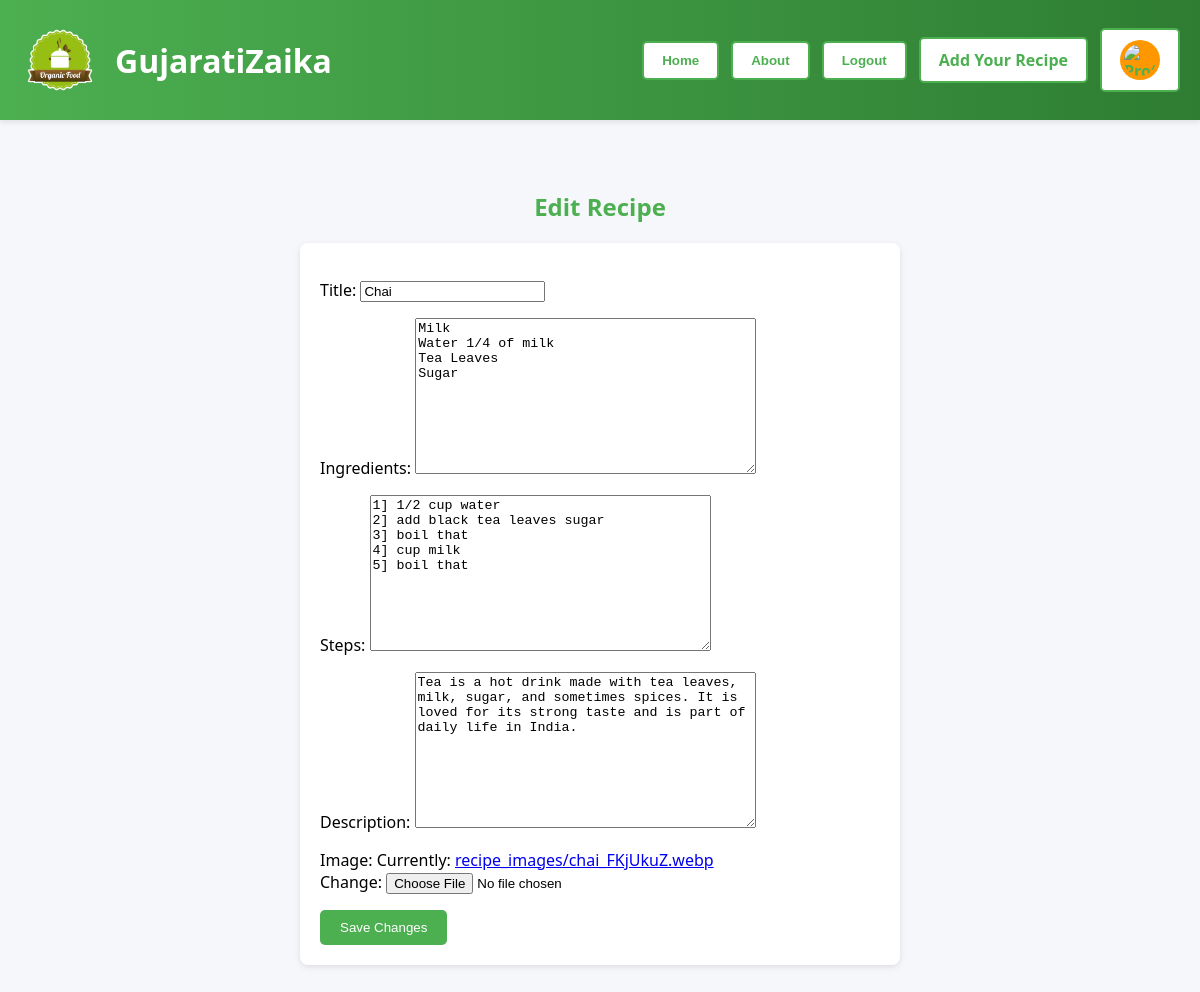
The page /edit-dishes/2/ (signed in) on the database its author committed.
### recipeapp/models.py (models this page shows, shortened)
class Recipe(models.Model):
    title = models.CharField(max_length=200)
    description = models.TextField()
    ingredients = models.TextField()
    steps = models.TextField()
    cuisine = models.CharField(max_length=100)
    difficulty = models.CharField(max_length=50, choices=[
        ('Easy', 'Easy'),
        ('Medium', 'Medium'),
        ('Hard', 'Hard')
    ])
    image = models.ImageField(upload_to='recipe_images/')
    author = models.ForeignKey(User, on_delete=models.CASCADE)
    created_at = models.DateTimeField(auto_now_add=True)
    liked_by = models.ManyToManyField(User, related_name='liked_recipes', blank=True)

### recipeapp/views.py (the view)
# urls.py: path('edit-dishes/<int:pk>/', views.edit_dishes_view, name='edit_dishes'),
@login_required
def edit_dishes_view(request, pk):
    recipe = get_object_or_404(Recipe, pk=pk, author=request.user)
    if request.method == 'POST':
        form = RecipeForm(request.POST, request.FILES, instance=recipe)
        if form.is_valid():
            form.save()
            return redirect('profile')
    else:
        form = RecipeForm(instance=recipe)
    return render(request, 'dishes/edit_dishes.html', {'form': form})

### recipeapp/forms.py
class RecipeForm(forms.ModelForm):
    class Meta:
        model = Recipe
        fields = ['title', 'ingredients','steps','description', 'image']

### recipeapp/templates/dishes/edit_dishes.html (shortened to what this page needs)
{% extends "dishes/base.html" %}
{% block content %}
<div style="max-width: 600px; margin: auto; padding: 20px;">
    <h2 style="color:#4CAF50; text-align:center;">Edit Recipe</h2>
    <form method="post" enctype="multipart/form-data" style="background: #fff; padding: 20px; border-radius: 8px; box-shadow: 0 2px 6px rgba(0,0,0,0.1);">
        {{ form.as_p }}
        <button type="submit" style="padding: 10px 20px; background: #4CAF50; color: #fff; border: none; border-radius: 5px; cursor: pointer;">Save Changes</button>
    </form>
</div>
{% endblock %}

### recipeapp/templates/dishes/base.html (style rules this page uses)
body { font-family: 'Segoe UI', Tahoma, Geneva, Verdana, sans-serif; background: #f5f7fa; margin: 0; padding: 0; }

### rows shown on the page
Recipe: title "Chai", ingredients "Milk Water 1/4 of milk Tea Leaves Sugar", steps "1] 1/2 cup water 2] add black tea leaves sugar 3] boil that 4] cup milk 5] boil that", description "Tea is a hot drink made with tea leaves, milk, sugar, and sometimes spices. It is loved for its strong taste and is part of daily life in India."
